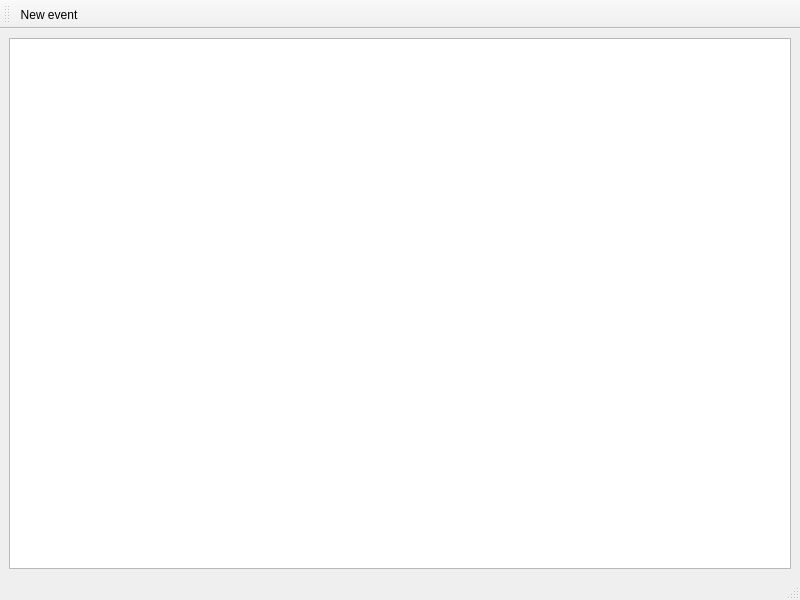
<?xml version="1.0" encoding="UTF-8"?>
<ui version="4.0">
 <class>TimelineWindow</class>
 <widget class="QMainWindow" name="TimelineWindow">
  <property name="geometry">
   <rect>
    <x>0</x>
    <y>0</y>
    <width>800</width>
    <height>600</height>
   </rect>
  </property>
  <property name="windowTitle">
   <string>MainWindow</string>
  </property>
  <widget class="QWidget" name="centralwidget">
   <layout class="QGridLayout" name="gridLayout_2">
    <item row="0" column="0">
     <layout class="QGridLayout" name="gridLayout">
      <item row="0" column="0">
       <widget class="TimelineView" name="graphicsView">
        <property name="verticalScrollBarPolicy">
         <enum>Qt::ScrollBarAlwaysOff</enum>
        </property>
        <property name="horizontalScrollBarPolicy">
         <enum>Qt::ScrollBarAlwaysOff</enum>
        </property>
       </widget>
      </item>
     </layout>
    </item>
   </layout>
  </widget>
  <widget class="QStatusBar" name="statusbar"/>
  <widget class="QToolBar" name="toolBar">
   <property name="windowTitle">
    <string>toolBar</string>
   </property>
   <attribute name="toolBarArea">
    <enum>TopToolBarArea</enum>
   </attribute>
   <attribute name="toolBarBreak">
    <bool>false</bool>
   </attribute>
   <addaction name="actionNew_event"/>
  </widget>
  <action name="actionNew_event">
   <property name="icon">
    <iconset resource="../../images.qrc">
     <normaloff>:/icons/icons/NewFile.png</normaloff>:/icons/icons/NewFile.png</iconset>
   </property>
   <property name="text">
    <string>New event</string>
   </property>
  </action>
 </widget>
 <customwidgets>
  <customwidget>
   <class>TimelineView</class>
   <extends>QGraphicsView</extends>
   <header>timelineview.h</header>
  </customwidget>
 </customwidgets>
 <resources>
  <include location="../../images.qrc"/>
 </resources>
 <connections/>
</ui>
